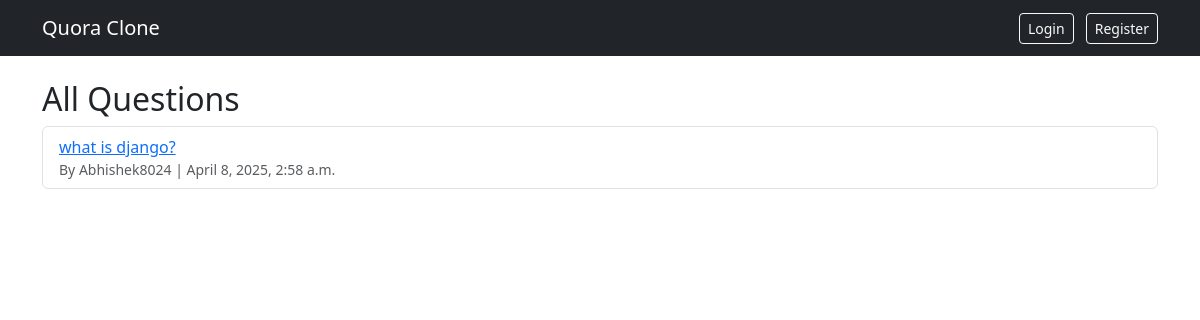
The page / on the database its author committed.
### core/models.py (models this page shows, shortened)
class Question(models.Model):
    user = models.ForeignKey(User, on_delete=models.CASCADE)
    title = models.CharField(max_length=255)
    body = models.TextField()
    created_at = models.DateTimeField(auto_now_add=True)

### core/views.py (the view)
# urls.py: path('', views.home, name='home'),
def home(request):
    questions = Question.objects.all().order_by('-created_at')
    return render(request, 'core/home.html', {'questions': questions})

### core/templates/core/home.html
{% extends 'core/base.html' %}
{% block content %}
<h2>All Questions</h2>
<ul class="list-group">
    {% for question in questions %}
        <li class="list-group-item">
            <a href="{% url 'question_detail' question.pk %}">{{ question.title }}</a>
            <small class="text-muted d-block">By {{ question.user.username }} | {{ question.created_at }}</small>
        </li>
    {% empty %}
        <p>No questions posted yet.</p>
    {% endfor %}
</ul>
{% endblock %}

### rows shown on the page
Question: title "what is django?", user.username "Abhishek8024", created_at "April 8, 2025, 2:58 a.m."
